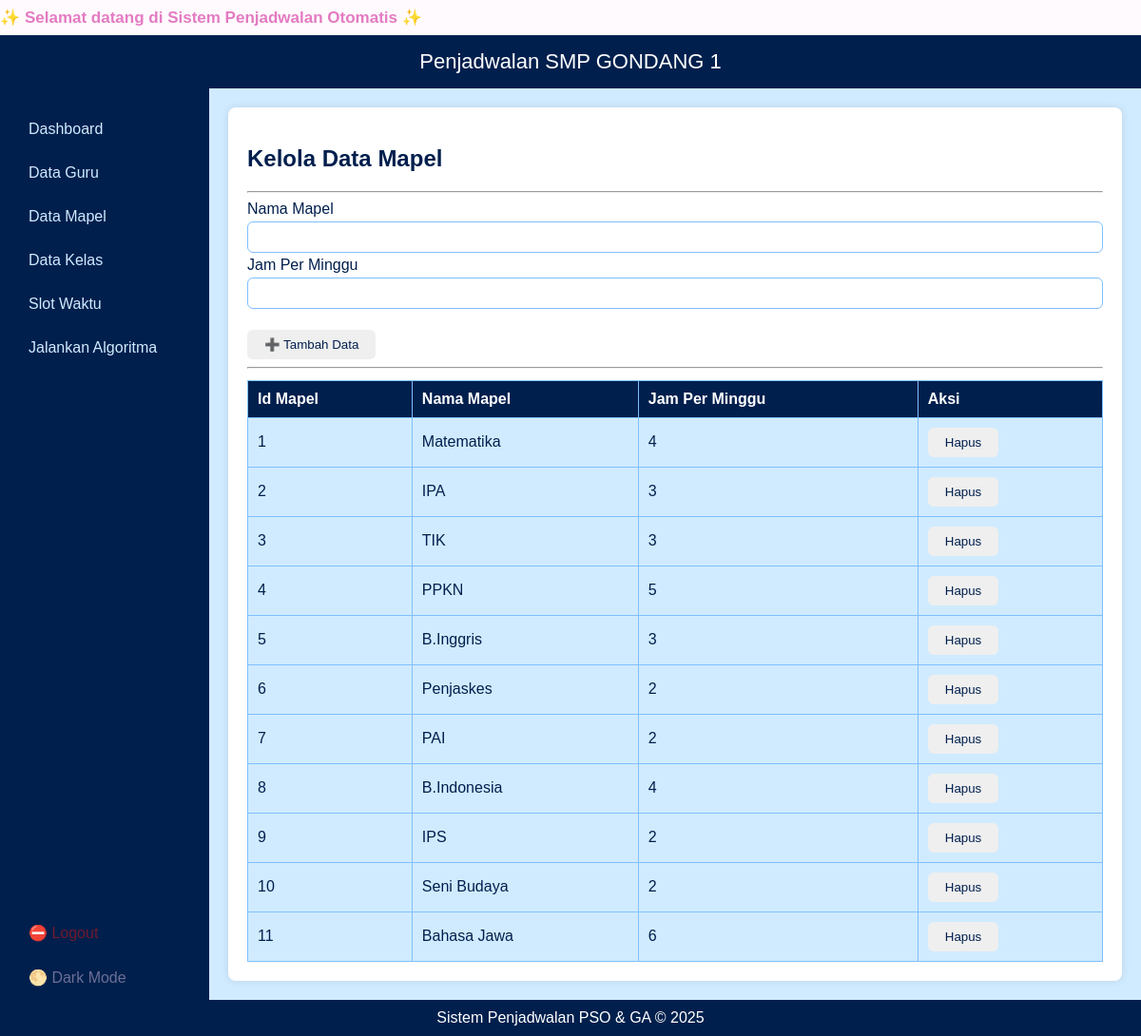
Screenshot of /data/mapel with the database file from the repository.
### tables this page shows
CREATE TABLE mapel (
    id_mapel INTEGER PRIMARY KEY,
    nama_mapel TEXT,
    jam_per_minggu INTEGER
);

### app.py (the view)
@app.route('/data/<table>', methods=['GET','POST'])
def data(table):
    df = load_df(table)
    pk = get_primary_key(table)
    if request.method == 'POST':
        form = dict(request.form)
        cols = ','.join(form.keys())
        qs = ','.join('?' for _ in form)
        run_query(f"INSERT INTO {table} ({cols}) VALUES ({qs})", tuple(form.values()))
        return redirect(url_for('data', table=table))
    return render_template('data_table.html',
        table=table,
        data=df.to_dict(orient='records'),
        cols=df.columns,
        pk=pk
    )

### app.py (called while the page is built)
def load_df(table):
    conn = sqlite3.connect(DB)
    df = pd.read_sql_query(f"SELECT * FROM {table}", conn)
    conn.close()
    return df

def get_primary_key(table):
    conn = sqlite3.connect(DB)
    cur = conn.cursor()
    cur.execute(f"PRAGMA table_info({table})")
    cols = cur.fetchall()
    conn.close()
    for c in cols:
        if c[5] == 1:
            return c[1]
    return cols[0][1]

### templates/data_table.html (shortened to what this page needs)
{% extends 'base.html' %}
{% block content %}
<h2>
{% if table == 'guru' %}
    Kelola Data Guru
{% elif table == 'mapel' %}
    Kelola Data Mapel
{% elif table == 'kelas' %}
    Kelola Data Kelas
{% elif table == 'slot waktu' %}
    Kelola Data Slot waktu
{% else %}
    Kelola {{ table.replace("_", " ").title() }}
{% endif %}
</h2>
<hr>
<form method="POST">
  {% for col in cols %}
      {% if loop.index0 > 0 %}
        <label>{{ col.replace("_", " ").title() }}</label>
        <input type="text" name="{{ col }}" required>
        <br>
      {% endif %}
  {% endfor %}
  <br>
  <button type="submit">➕ Tambah Data</button>
</form>
<hr>
<table border="1" cellpadding="6" width="100%">
  <thead>
    <tr>
      {% for c in cols %}
        <th>{{ c.replace("_", " ").title() }}</th>
      {% endfor %}
      <th>Aksi</th>
    </tr>
  </thead>
  <tbody>
    {% if data %}
      {% for row in data %}
        <tr>
          {% for c in cols %}
            <td>{{ row[c] }}</td>
          {% endfor %}
          <td>
            <form action="{{ url_for('delete_row', table=table, row_id=row[pk]) }}" method="post" onsubmit="return confirm('Yakin mau hapus data ini?')">
                <button type="submit">Hapus</button>
            </form>
          </td>
        </tr>
      {% endfor %}
    {% else %}
      <tr><td colspan="{{ cols|length + 1 }}" style="text-align:center;">Tidak ada data</td></tr>
    {% endif %}
  </tbody>
</table>
{% endblock %}

### static/custom.css (style rules this page uses)
body { font-family: Arial, sans-serif; margin: 0; padding: 0; background-color: #d0ebff; color: #fff; }
table { width: 100%; border-collapse: collapse; margin-top: 12px; }
table, th, td { border: 1px solid #80bfff; }
th { background-color: #001f4d; color: #fff; padding: 10px; text-align: left; }
td { padding: 10px; text-align: left; background-color: #d0ebff; color: #001f4d; }
input, select { padding: 8px 10px; margin: 4px 0; border-radius: 6px; border: 1px solid #80bfff; width: 100%; box-sizing: border-box; }
button { padding: 8px 18px; color: #001f4d; border: none; border-radius: 6px; cursor: pointer; }

### rows the page displays
mapel: id_mapel "1" "Matematika" "4"
mapel: id_mapel "2" "IPA" "3"
mapel: id_mapel "3" "TIK" "3"
mapel: id_mapel "4" "PPKN" "5"
mapel: id_mapel "5" "B.Inggris" "3"
mapel: id_mapel "6" "Penjaskes" "2"
mapel: id_mapel "7" "PAI" "2"
mapel: id_mapel "8" "B.Indonesia" "4"
mapel: id_mapel "9" "IPS" "2"
mapel: id_mapel "10" "Seni Budaya" "2"
mapel: id_mapel "11" "Bahasa Jawa" "6"

### other values shown
{{ col.replace("_", " ").title() }} "Nama Mapel" "Jam Per Minggu"
{{ c.replace("_", " ").title() }} "Id Mapel" "Nama Mapel" "Jam Per Minggu"
